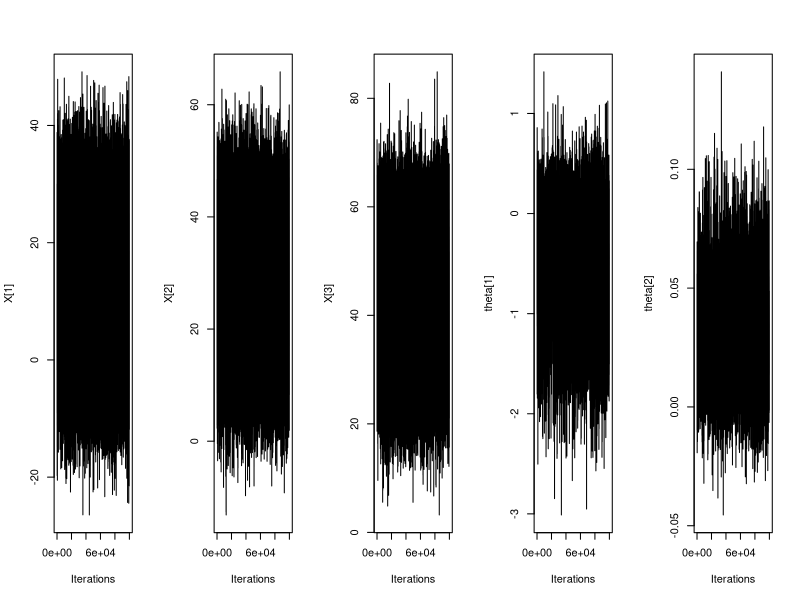
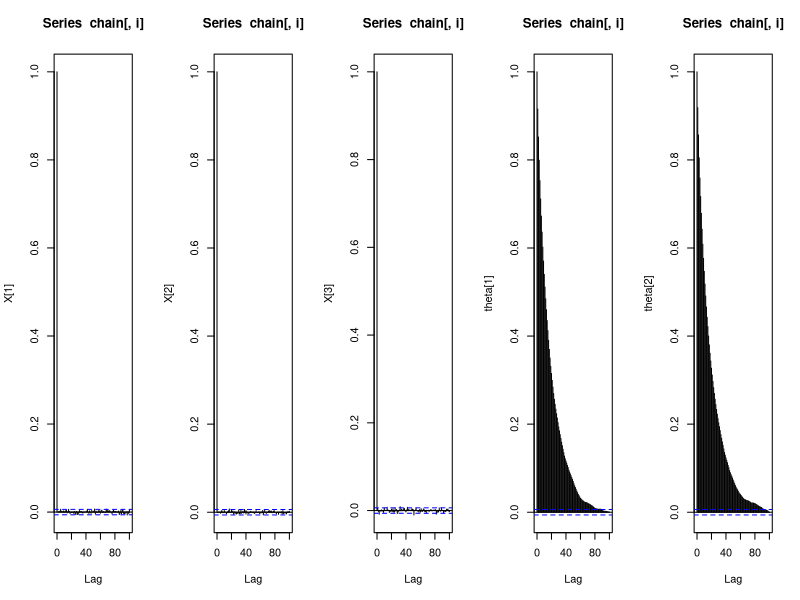
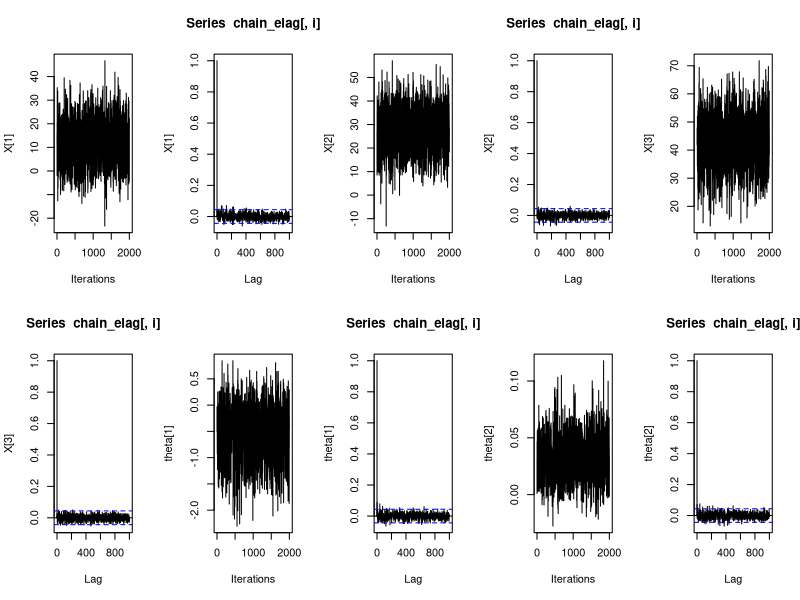
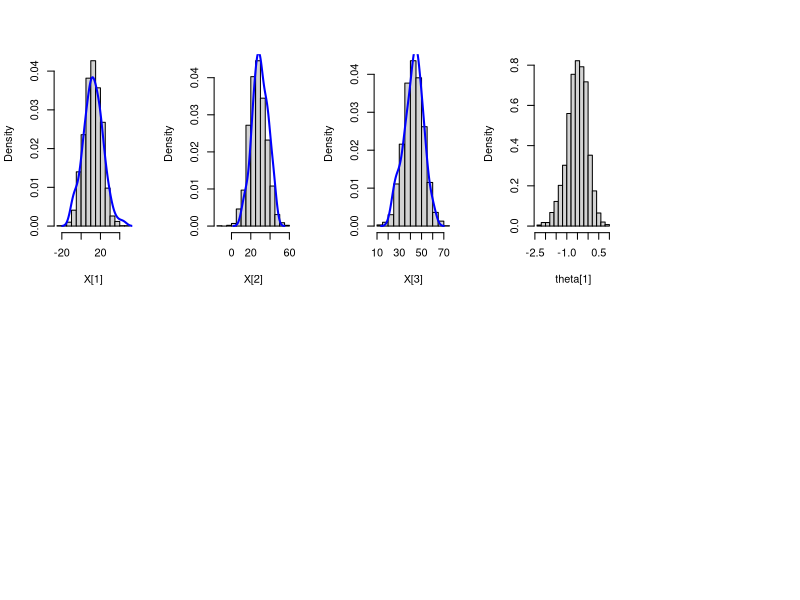

Recreate these plots in R, in order. (Note: this script raises an error after producing the figures.)
Air = function(niter=10^5, init=c(12,27,43,-0.5,0.03), prop.sd=c(0.4,0.015)){   #ajuster prop.sd selon acc.rates
  
  alpha = 4.48        
  beta = 0.76         
  sigma2 = 81.14
  sigma2_theta = 1000
  J = 3               
  y = c(21, 20, 15)
  n = c(48, 34, 21)
  z = c(10, 30, 50)
  
  chain=matrix(NA, niter+1, 5)
  chain[1,] = init
  
  acc.rates = rep(0, 2)
  
  for (iter in 1:niter){
    current = chain[iter,]
    
    #Mise à jour des x_i
    for (i in 1:J){
      prop = rnorm(1, alpha+beta*z[i], sqrt(sigma2))
      current[i] = prop
    }
    x = c(current[1], current[2], current[3])
    
    #Mise à jour de theta_1
    prop = rnorm(1, current[4], prop.sd[1])
    
    top = sum(y*(prop+current[5]*x) - n*log(1+exp(prop+current[5]*x)) + (-(prop^2+current[5]^2)/(2*sigma2_theta)))  
    bottom = sum(y*(current[4]+current[5]*x) - n*log(1+exp(current[4]+current[5]*x)) + (-(current[4]^2+current[5]^2)/(2*sigma2_theta)))
    acc.prob = exp(top - bottom)
    
    if (runif(1) < acc.prob){
      current[4] = prop
      acc.rates[1] = acc.rates[1] + 1
    }
    
    #Mise à jour de theta_2
    prop = rnorm(1, current[5], prop.sd[2])
    
    top = sum(y*(current[4]+prop*x) - n*log(1+exp(current[4]+prop*x)) + (-(current[4]^2+prop^2)/(2*sigma2_theta)))
    bottom = sum(y*(current[4]+current[5]*x) - n*log(1+exp(current[4]+current[5]*x)) + (-(current[4]^2+current[5]^2)/(2*sigma2_theta)))
    acc.prob = exp(top - bottom)
    
    if (runif(1) < acc.prob){
      current[5] = prop
      acc.rates[2] = acc.rates[2] + 1
    }
    
    chain[iter+1,] = current
  }
  
  return(list(chain=chain, acc.rates=acc.rates/niter))
}


#++++++++++++++++++++++++++++++++++++++++++++++++++++++++
#Etude
#++++++++++++++++++++++++++++++++++++++++++++++++++++++++

acc.rates = Air()$acc.rates
chain = Air()$chain

par(mfrow=c(1,5))
para = c("X[1]","X[2]","X[3]","theta[1]","theta[2]")
for (i in 1:5){
  plot(chain[,i], type="l", xlab="Iterations", ylab=para[i])
}

mean(chain[,1])
mean(chain[,2])
mean(chain[,3])
mean(chain[,4])
mean(chain[,5])

sd(chain[,4])
sd(chain[,5])

summary(chain[,4])
summary(chain[,5])

par(mfrow=c(1,5))
for (i in 1:5){
  acf(chain[,i], lag.max=100, ylab=para[i])
}

#Trop de corrélations pour les theta -----> élagage 
chain_elag = chain[seq(1, nrow(chain), by = 50),]

par(mfrow=c(2,5))
for (i in 1:5){
  plot(chain_elag[,i], type="l", xlab="Iterations", ylab=para[i])
  acf(chain_elag[,i], lag.max=1000, ylab=para[i])
}

mean(chain_elag[,1])
mean(chain_elag[,2])
mean(chain_elag[,3])
mean(chain_elag[,4])
mean(chain_elag[,5])

#Confrontation numérique vs théorie

alpha = 4.48        
beta = 0.76         
sigma2 = 81.14
sigma2_theta = 1000
J = 3               
y = c(21, 20, 15)
n = c(48, 34, 21)
z = c(10, 30, 50)

for (i in 1:3){
  hist(chain_elag[,i], freq=FALSE, main="", xlab=para[i])
  lines(density(rnorm(-20:80, alpha+beta*z[i], sqrt(sigma2))), lwd=2, col="blue")
}





for (i in 4:5){
  hist(chain_elag[,i], freq=FALSE, main="", xlab=para[i])
  lines(exp(sum(y*(theta1+theta2*rnorm(-20:80, alpha+beta*z[i], sqrt(sigma2))) 
               - n*log(1+exp(theta1+theta2*rnorm(-20:80, alpha+beta*z[i], sqrt(sigma2)))) 
               + (-(theta1^2+theta2^2)/(2*sigma2_theta)))), lwd=2, col="blue")
}



theta1 = theta2 = rnorm(100, 0, sqrt(sigma2_theta))

exp(sum(y*(theta1+theta2*rnorm(100, alpha+beta*z[1], sqrt(sigma2))) 
        - n*log(1+exp(theta1+theta2*rnorm(-20:80, alpha+beta*z[1], sqrt(sigma2)))) 
        + (-(theta1^2+theta2^2)/(2*sigma2_theta))))
